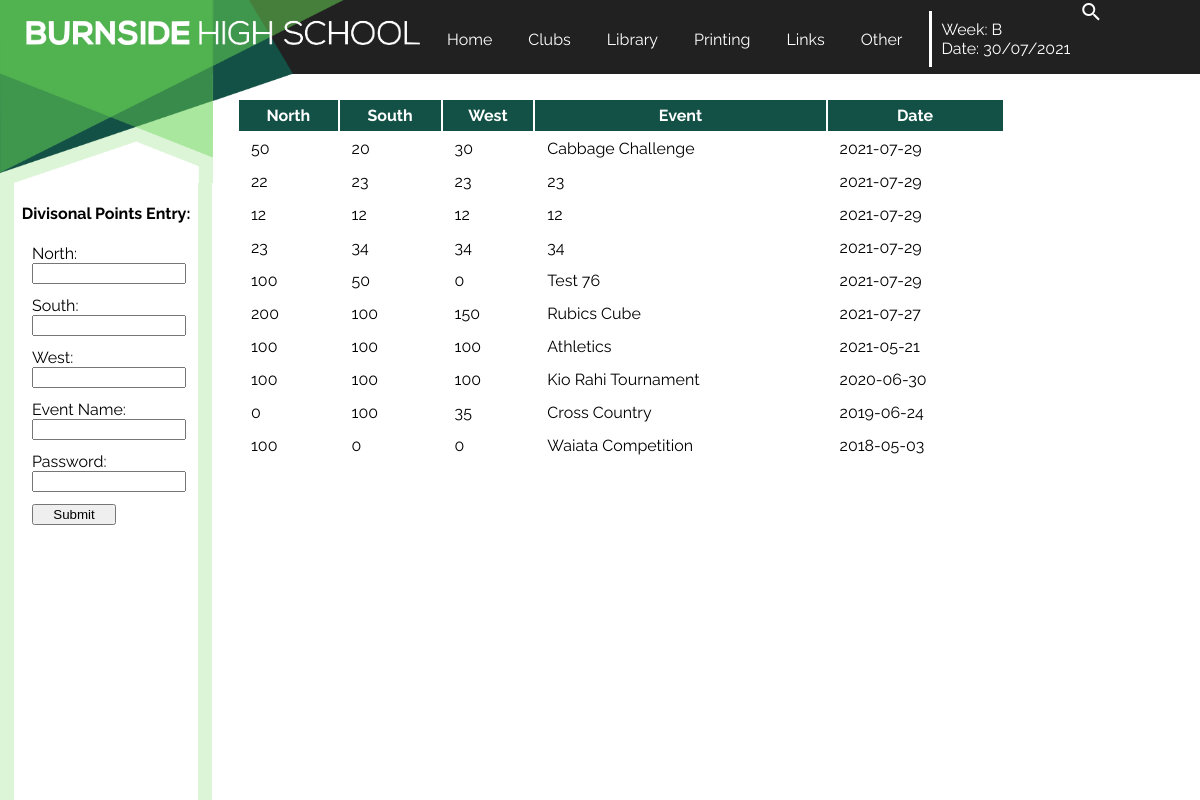
Page /divpoints on the earlier database version.
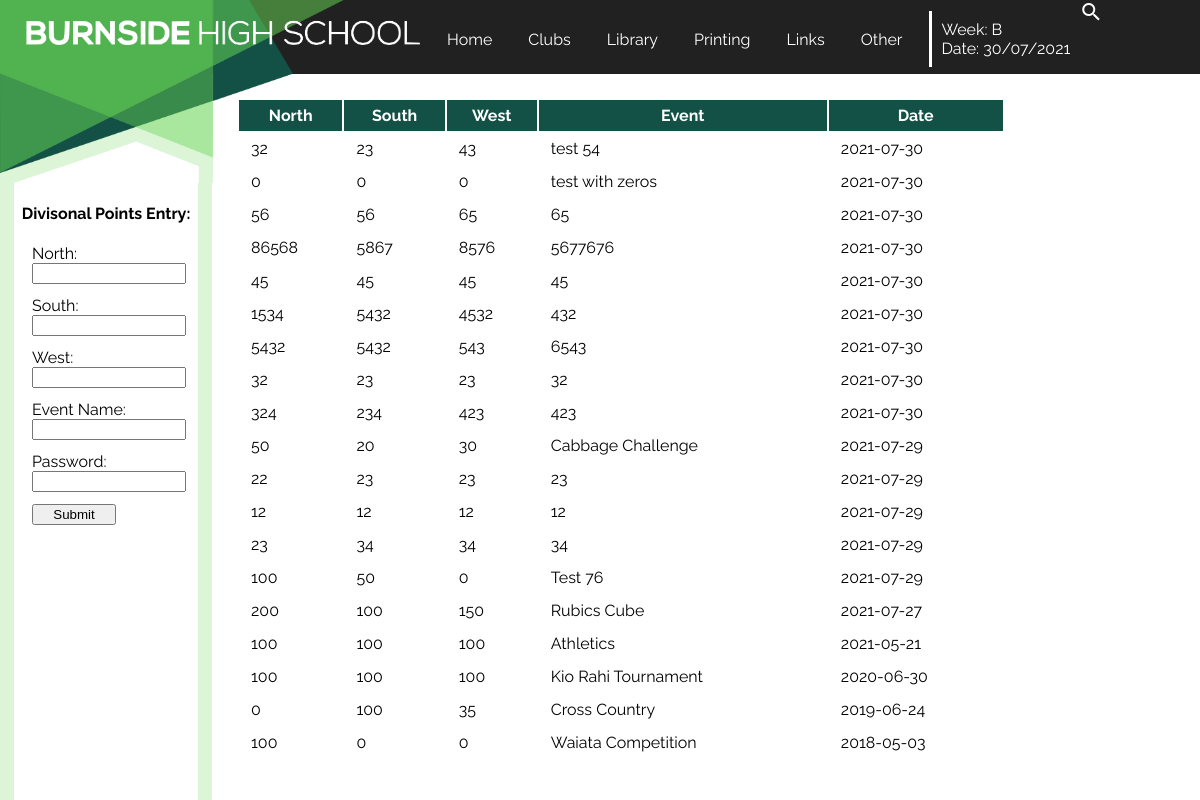
Same page on the later database version.
### tables this page shows
CREATE TABLE Points (id INTEGER PRIMARY KEY, north INTEGER, south INTEGER, west INTEGER, event STRING, date DATE);

### main.py (the view, shortened to what this page needs)
@app.route('/divpoints',methods=['POST','GET'])
def divpoints():
    error=None
    with sqlite3.connect("db/Divisionalpoints.db") as connection:
        cursor=connection.cursor()
        cursor.execute('SELECT north,south,west,event,date FROM Points ORDER BY date DESC')
        results=cursor.fetchall()
    return render_template('divisionalpoints.html',results=results,week=week,date=date,error=error)

### templates/divisionalpoints.html (shortened to what this page needs)
{% extends 'layout.html' %}
{% block content %}
    <table>
        <tr>
            <th>North</th>
            <th>South</th>
            <th>West</th>
            <th>Event</th>
            <th>Date</th>
        </tr>
        {%for item in results%}
        <tr>
            <td>{{item[0]}}</td>
            <td>{{item[1]}}</td>
            <td>{{item[2]}}</td>
            <td>{{item[3]}}</td>
            <td>{{item[4]}}</td>
        </tr>
        {% endfor %}
    </table>
{% endblock %}
{% block sidebar %}
    <h4>Divisonal Points Entry:</h4>
    <form autocomplete="off"class='divpointsform' method="POST">
        <label for="North">North:</label><br>
        <input type="number" id="North" name="North" min=0 required><br>
        <label for="South">South:</label><br>
        <input type="number" id="South" name="South" min=0 required><br>
        <label for="West">West:</label><br>
        <input type="number" id="West" name="West" min=0 required><br>
        <label for="Event">Event Name:</label><br>
        <input type="text" id="Event" name="Event" required>
        <label for="Password">Password:</label><br>
        <input type="password" id="Password" name="Password" required><br>
        <input type="submit" id="Submit" name="Submit">
    </form>
{% endblock %}

### templates/layout.html (shortened to what this page needs)
<!DOCTYPE html>
<head>
    <link rel="stylesheet" href="/static/css/style.css">
</head>
<body>
    <a href="/" class=cornertriangles>
        <img src="static/css/ct1.png"alt="burnside logo">
    </a>
    <div class=cornertriangles2><img src="static/css/ct2.png"></div>
    {% include 'header.html' %}
    <article>
        {% block content%}{% endblock %}
    </article>
    <div class="sidenav">
        {% block sidebar%}{% endblock %}
    </div>
</body>

### templates/header.html
<header>
    <a href="/">Home</a>
    <a href="/clubs">Clubs</a>
    <a href="/library">Library</a>
    <a href="/printing">Printing</a>
    <a href="/links">Links</a>
    <a href="/other">Other</a>
    <p>Week: {{week}} <br>Date: {{date}}</p>
    <i class="material-icons" style=color:white>search</i>
</header>

### static/css/style.css (style rules this page uses)
body { font-family: 'Raleway', sans-serif; margin: 0px 0px 0px 0px; background-color: white; background-size: 30vw, 15.0857142857vw; }
.cornertriangles img { width: 17.75vw; float: left; position:fixed; z-index: 3; }
.cornertriangles2 img { width: 17.25vw; float: left; position:fixed; z-index: 3; left: 17.75vw; }
header { background-color: rgba(33, 33, 33, 100); height: 6.145vw; position:fixed; width:100vw; z-index: 2; padding-left: 35vw; }
header a { color: white; text-decoration: none; float:left; margin-top: 1.75vw; margin-left: 1.5vw; padding:0.75vw; }
header p { color: white; text-decoration: none; float:left; margin-top: 0.875vw; margin-left: 1.5vw; padding:0.75vw; border-left-color: white; border-left-style: solid; }
article { background-color: white; position:absolute; width:78vw; top:6.15vw; left:17.75vw; padding-top:2vw; padding-left:2vw; }
.sidenav { height:100%; width:15.34vw; top:15.2vw; background-color: white; border-color: rgba(220, 245, 215, 100); border-width: 1.2vw; border-style: solid; border-bottom-width:0; border-top-width:0; position:fixed; }
table { width:82%; }
h4 { text-align:center; }
th { background-color: rgba(19, 81, 70, 100); color:white; padding:0.5vw; }
td { padding:0.5vw 0 0.5vw 1vw; }
a { text-decoration:none; }
.divpointsform { border-width:0.1vw; padding:0; margin-left:1.5vw; }
.divpointsform input { width:12.14vw; margin-bottom: 1vw; }
input[type="submit" i] { width:7vw; }

Differences in the rows shown:
added Points: north "32", south "23", west "43", event "test 54", date "2021-07-30"
added Points: north "0", south "0", west "0", event "test with zeros", date "2021-07-30"
added Points: north "56", south "56", west "65", event "65", date "2021-07-30"
added Points: north "86568", south "5867", west "8576", event "5677676", date "2021-07-30"
added Points: north "45", south "45", west "45", event "45", date "2021-07-30"
added Points: north "1534", south "5432", west "4532", event "432", date "2021-07-30"
added Points: north "5432", south "5432", west "543", event "6543", date "2021-07-30"
added Points: north "32", south "23", west "23", event "32", date "2021-07-30"
added Points: north "324", south "234", west "423", event "423", date "2021-07-30"
